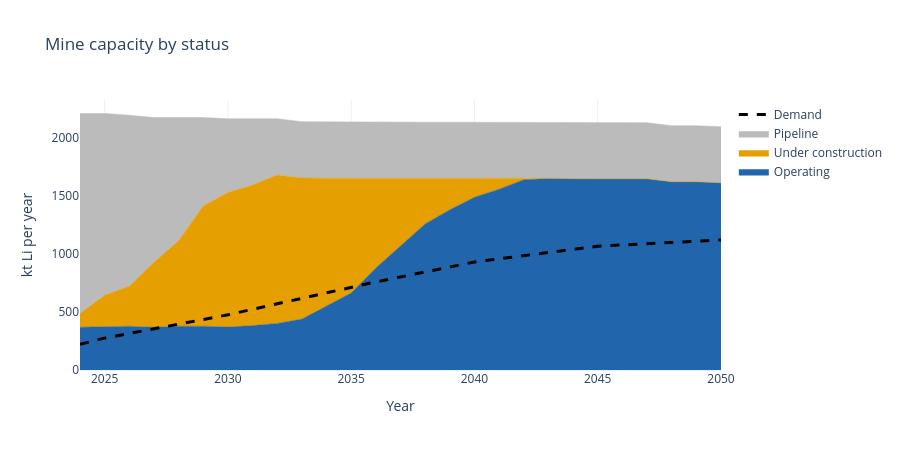

Notebook code cell kept with this figure:
### Markdown cell above
## 3. Capacity by status

Recovered-lithium capacity of mines that are producing, under construction, or still in the pipeline. Demand (delivered lithium) is shown for scale; meeting it takes somewhat more mine capacity because refining and manufacturing lose 10-20 %.

### Code cell
capacity = (base["mines"].groupby(["year", "status"])["capacity_kt_li"].sum().unstack(fill_value=0.0))
status_colours = {"Operating": "#2166ac", "Under construction": "#e69f00", "Pipeline": "#bbbbbb"}
fig = go.Figure()
for status, colour in status_colours.items():
    if status in capacity:
        fig.add_trace(go.Scatter(x=capacity.index, y=capacity[status], name=status, stackgroup="capacity",
                                 line={"width": 0.5, "color": colour}, fillcolor=colour))
fig.add_trace(go.Scatter(x=results["year"], y=results["demand_t"] / units.LCE_PER_LI / 1e3, name="Demand",
                         line={"color": "#000000", "width": 3, "dash": "dash"}))
fig.update_layout(title="Mine capacity by status", template="plotly_white", height=450, hovermode="x unified",
                  yaxis_title="kt Li per year", xaxis_title="Year")
fig.update_xaxes(dtick=5)
fig.show()

### Figure 1 — Plotly figure (JSON) as saved in the notebook; plotly's stock layout.template omitted (floating-point values rounded to 4 significant figures)
{"data": [{"fillcolor": "#2166ac", "line": {"color": "#2166ac", "width": 0.5}, "name": "Operating", "stackgroup": "capacity", "type": "scatter", "x": [2024, 2025, 2026, 2027, 2028, 2029, 2030, 2031, 2032, 2033, 2034, 2035, 2036, 2037, 2038, 2039, 2040, 2041, 2042, 2043, 2044, 2045, 2046, 2047, 2048, 2049, 2050], "y": [369.4, 370.7, 377.6, 368.0, 378.0, 378.0, 370.6, 383.1, 401.9, 439.0, 552.5, 664.1, 880.6, 1069.0, 1261.0, 1383.0, 1490.0, 1561.0, 1643.0, 1653.0, 1649.0, 1651.0, 1650.0, 1650.0, 1624.0, 1624.0, 1615.0]}, {"fillcolor": "#e69f00", "line": {"color": "#e69f00", "width": 0.5}, "name": "Under construction", "stackgroup": "capacity", "type": "scatter", "x": [2024, 2025, 2026, 2027, 2028, 2029, 2030, 2031, 2032, 2033, 2034, 2035, 2036, 2037, 2038, 2039, 2040, 2041, 2042, 2043, 2044, 2045, 2046, 2047, 2048, 2049, 2050], "y": [117.2, 275.1, 345.2, 561.8, 736.3, 1038.0, 1161.0, 1212.0, 1280.0, 1218.0, 1103.0, 991.5, 775.0, 588.5, 394.2, 272.3, 165.0, 94.3, 12.24, 1.758, 1.418, 0.0, 0.0, 0.0, 0.0, 0.0, 0.0]}, {"fillcolor": "#bbbbbb", "line": {"color": "#bbbbbb", "width": 0.5}, "name": "Pipeline", "stackgroup": "capacity", "type": "scatter", "x": [2024, 2025, 2026, 2027, 2028, 2029, 2030, 2031, 2032, 2033, 2034, 2035, 2036, 2037, 2038, 2039, 2040, 2041, 2042, 2043, 2044, 2045, 2046, 2047, 2048, 2049, 2050], "y": [1727.0, 1567.0, 1475.0, 1248.0, 1064.0, 762.6, 637.0, 572.7, 485.8, 485.4, 485.4, 485.0, 485.0, 483.6, 483.6, 483.6, 483.6, 483.6, 483.6, 483.6, 483.6, 483.6, 483.6, 483.6, 483.6, 483.6, 483.6]}, {"line": {"color": "#000000", "dash": "dash", "width": 3}, "name": "Demand", "type": "scatter", "x": [2024, 2025, 2026, 2027, 2028, 2029, 2030, 2031, 2032, 2033, 2034, 2035, 2036, 2037, 2038, 2039, 2040, 2041, 2042, 2043, 2044, 2045, 2046, 2047, 2048, 2049, 2050], "y": [222.0, 275.0, 315.2, 355.4, 395.6, 435.8, 476.0, 524.2, 572.4, 620.6, 668.8, 717.0, 760.0, 803.0, 846.0, 889.0, 932.0, 959.2, 986.4, 1014.0, 1041.0, 1068.0, 1079.0, 1090.0, 1100.0, 1111.0, 1122.0]}], "layout": {"height": 450, "hovermode": "x unified", "title": {"text": "Mine capacity by status"}, "xaxis": {"dtick": 5, "title": {"text": "Year"}}, "yaxis": {"title": {"text": "kt Li per year"}}}}
